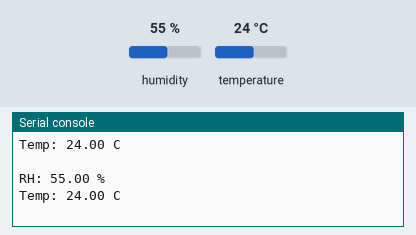
Recording of a program running on a simulated CircuitPython board. On the bench: the last lines printed to the serial console. The inputs (shaded band) are chosen by the test bench; at power-on: humidity 55 %, temperature 24 °C.

Above: at 1.2 s.
1.3 s: humidity set to 22 %
At 2.5 s:
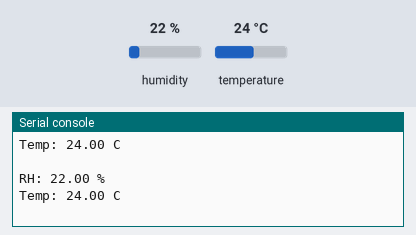
2.8 s: temperature set to 12 °C
At 3.8 s:
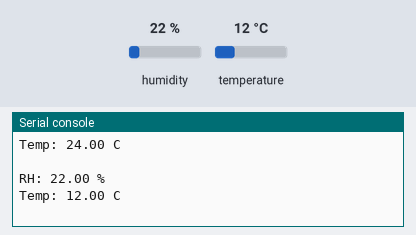
4.3 s: humidity set to 40 %
At 5.8 s:
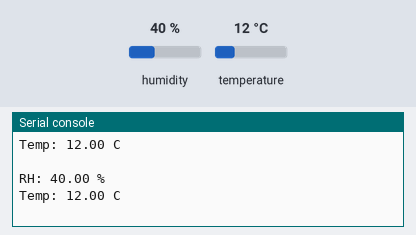
Timing chart, 0 to 7.3 s (numbered marks = the images above; inputs shaded):
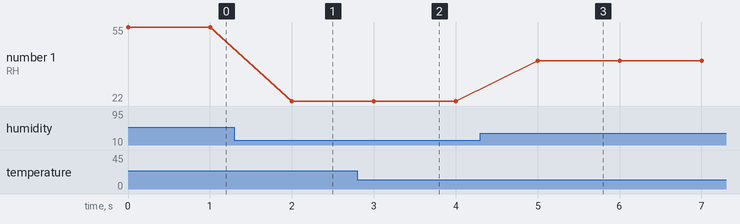

The program:

temp_rh.py
```python
import time
import board
import busio # contains an interface for using hardware-driven I2C communication from your board

# board
import adafruit_hts221

i2c = busio.I2C(board.SCL1, board.SDA1)

hts = adafruit_hts221.HTS221(i2c)

# read the rel humidity and temp every second
while True:
    print("RH: %.2f %%" % hts.relative_humidity)
    print("Temp: %.2f C" % hts.temperature)
    print()
    time.sleep(1)
```

Measured:
- after the input at 1.3 s, the serial console: prints a new line after 0.70 s (image 1)
- after the input at 2.8 s, the serial console: prints a new line after 0.20 s (image 2)
- after the input at 4.3 s, the serial console: prints a new line after 0.70 s (image 3)
- plotted number 1: 55 → 22 after the input at 1.3 s, 22 → 40 after the input at 4.3 s
